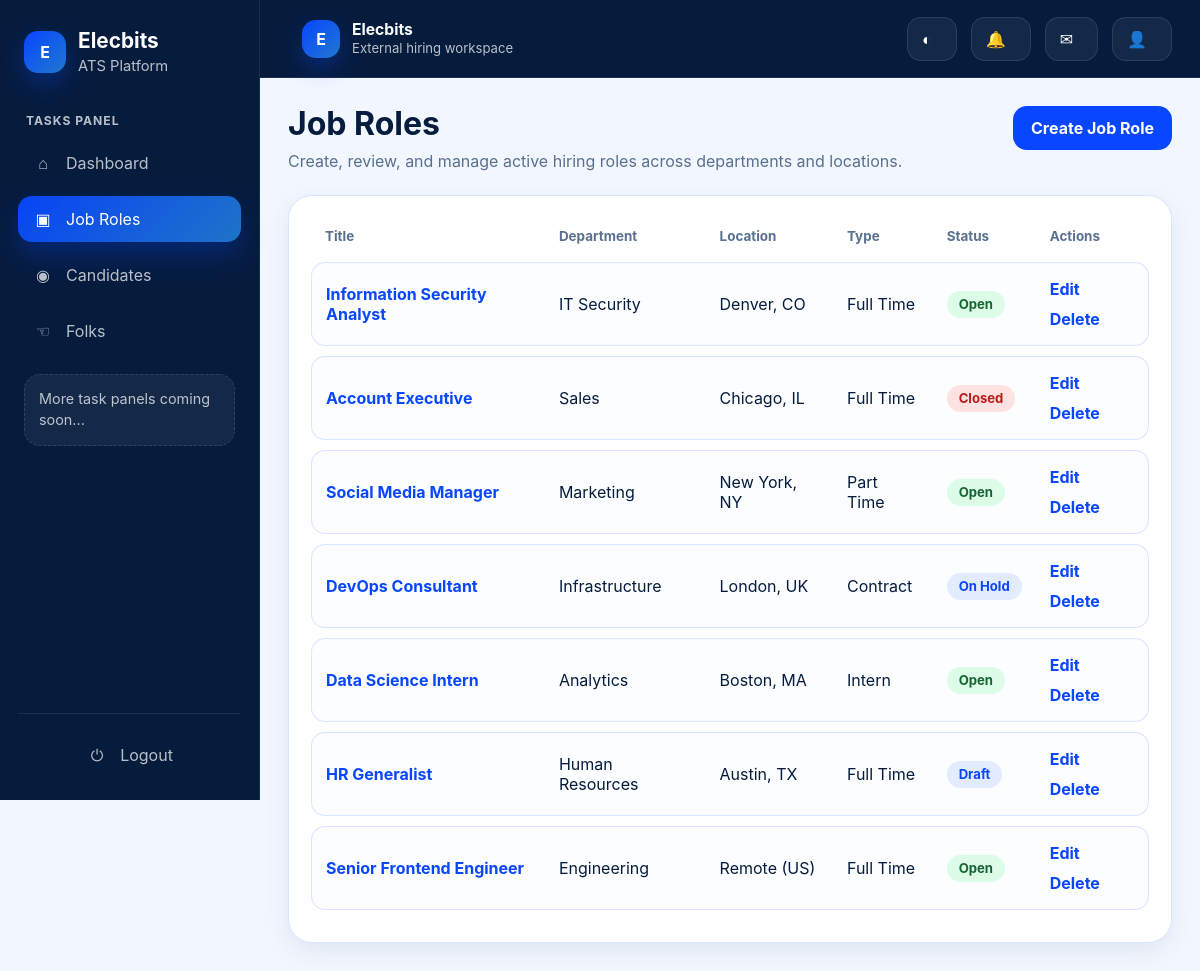
Page /jobs/ (signed in) on the committed database.
### apps/jobs/models.py (models this page shows, shortened)
class Job(TimeStampedModel, SoftDeleteModel):
    class EmploymentType(models.TextChoices):
        FULL_TIME = 'full_time', 'Full Time'
        PART_TIME = 'part_time', 'Part Time'
        INTERN = 'intern', 'Intern'
        CONTRACT = 'contract', 'Contract'
    class JobStatus(models.TextChoices):
        DRAFT = 'draft', 'Draft'
        OPEN = 'open', 'Open'
        CLOSED = 'closed', 'Closed'
        ON_HOLD = 'on_hold', 'On Hold'
    title = models.CharField(max_length=255)
    department = models.CharField(max_length=100)
    location = models.CharField(max_length=150, blank=True)
    employment_type = models.CharField(max_length=20, choices=EmploymentType.choices, default=EmploymentType.FULL_TIME)
    experience_min_years = models.PositiveIntegerField(default=0)
    experience_max_years = models.PositiveIntegerField(default=0)
    description = models.TextField()
    requirements = models.TextField(blank=True)
    status = models.CharField(max_length=20, choices=JobStatus.choices, default=JobStatus.DRAFT)
    created_by = models.ForeignKey(settings.AUTH_USER_MODEL, on_delete=models.SET_NULL, null=True, blank=True, related_name='jobs_created')
    class Meta:
        ordering = ['-created_at']

### apps/jobs/views.py (the view)
# urls.py: path('', JobListView.as_view(), name='list'),
class JobListView(LoginRequiredMixin, ListView):
    model = Job
    template_name = 'jobs/list.html'
    context_object_name = 'jobs'
    def get_queryset(self):
        return Job.objects.filter(is_active=True)

### apps/accounts/models.py (called while the page is built)
    def get_full_name(self):
        return self.full_name or self.email

### templates/jobs/list.html (shortened to what this page needs)
{% extends 'base.html' %}
{% block content %}
<section class="page-header">
  <div>
    <h1>Job Roles</h1>
    <p>Create, review, and manage active hiring roles across departments and locations.</p>
  </div>
  <div class="page-actions">
    <a href="{% url 'jobs:create' %}" class="btn btn-primary">Create Job Role</a>
  </div>
</section>
<section class="table-card">
  {% if jobs %}
  <table class="data-table">
    <thead>
      <tr><th>Title</th><th>Department</th><th>Location</th><th>Type</th><th>Status</th><th>Actions</th></tr>
    </thead>
    <tbody>
      {% for job in jobs %}
      <tr>
        <td><a href="{% url 'jobs:detail' job.pk %}" class="text-link">{{ job.title }}</a></td>
        <td>{{ job.department }}</td>
        <td>{{ job.location }}</td>
        <td>{{ job.get_employment_type_display }}</td>
        <td><span class="badge badge-{{ job.status }}">{{ job.get_status_display }}</span></td>
        <td>
          <div class="inline-actions">
            <a href="{% url 'jobs:edit' job.pk %}" class="text-link">Edit</a>
            <a href="{% url 'jobs:delete' job.pk %}" class="text-link">Delete</a>
          </div>
        </td>
      </tr>
      {% endfor %}
    </tbody>
  </table>
  {% else %}
  <div class="empty-state">No job roles found yet.</div>
  {% endif %}
</section>
{% endblock %}

### templates/base.html (style rules this page uses)
:root { --font-sans: Inter, "Segoe UI", Roboto, Arial, sans-serif; --radius-sm: 10px; --radius-md: 16px; --radius-lg: 24px; --shadow-sm: 0 8px 24px rgba(6, 28, 61, 0.08); --shadow-md: 0 18px 40px rgba(6, 28, 61, 0.12); --transition: 180ms ease; --sidebar-width: 260px; --actionbar-height: 78px; }
html[data-theme="light"] { --bg: #F2F7FF; --nav-bg: #061C3D; --nav-border: rgba(255,255,255,0.08); --nav-text: #FFFFFF; --nav-text-muted: rgba(255,255,255,0.72); --surface: #FFFFFF; --surface-alt: #F6FAFF; --surface-soft: #EEF4FF; --border: #D9E6FF; --text: #061C3D; --text-muted: #59708E; --primary: #0846FF; --primary-hover: #0637CC; --primary-soft: #E3ECFF; --success-soft: #DCFCE7; --warning-soft: #FEF3C7; --danger-soft: #FEE2E2; --info-soft: #DBEAFE; --table-row: #FBFDFF; --table-row-hover: #F2F7FF; --input-bg: #FFFFFF; }
* { box-sizing: border-box; }
html, body { margin: 0; min-height: 100%; font-family: var(--font-sans); background: var(--bg); color: var(--text); }
body { transition: background var(--transition), color var(--transition); }
a { color: inherit; text-decoration: none; }
.page-header { display: flex; align-items: flex-start; justify-content: space-between; gap: 20px; margin-bottom: 24px; flex-wrap: wrap; }
.page-header h1 { margin: 0; font-size: 2rem; line-height: 1.1; color: var(--text); }
.page-header p { margin: 10px 0 0; color: var(--text-muted); max-width: 780px; }
.page-actions { display: flex; align-items: center; gap: 12px; flex-wrap: wrap; }
.card, .table-card, .stat-card, .info-card { background: var(--surface); border: 1px solid var(--border); border-radius: var(--radius-lg); box-shadow: var(--shadow-sm); }
.card, .info-card, .table-card, .stat-card { padding: 22px; }
.data-table { width: 100%; border-collapse: separate; border-spacing: 0 10px; }
.data-table thead th { text-align: left; font-size: 0.84rem; color: var(--text-muted); font-weight: 700; padding: 0 14px 8px; }
.data-table tbody tr { background: var(--table-row); }
.data-table tbody td { padding: 16px 14px; border-top: 1px solid var(--border); border-bottom: 1px solid var(--border); vertical-align: middle; }
.data-table tbody td:first-child { border-left: 1px solid var(--border); border-top-left-radius: 14px; border-bottom-left-radius: 14px; }
.data-table tbody td:last-child { border-right: 1px solid var(--border); border-top-right-radius: 14px; border-bottom-right-radius: 14px; }
.badge { display: inline-flex; align-items: center; padding: 7px 12px; border-radius: 999px; font-size: 0.82rem; font-weight: 700; line-height: 1; white-space: nowrap; }
.badge-open { background: var(--success-soft); color: #166534; }
.badge-closed { background: var(--danger-soft); color: #B91C1C; }
.badge-draft, .badge-on_hold { background: var(--primary-soft); color: var(--primary); }
.btn { border: none; border-radius: 14px; height: 44px; padding: 0 18px; display: inline-flex; align-items: center; justify-content: center; gap: 10px; cursor: pointer; transition: transform var(--transition), background var(--transition), color var(--transition); font-weight: 700; }
.btn-primary { background: var(--primary); color: #FFFFFF; }
.inline-actions { display: flex; align-items: center; gap: 10px; flex-wrap: wrap; }
.text-link { color: var(--primary); font-weight: 700; }

### rows in the picture
Job: title "Information Security Analyst", department "IT Security", location "Denver, CO", employment_type "Full Time", status "Open"
Job: title "Account Executive", department "Sales", location "Chicago, IL", employment_type "Full Time", status "Closed"
Job: title "Social Media Manager", department "Marketing", location "New York, NY", employment_type "Part Time", status "Open"
Job: title "DevOps Consultant", department "Infrastructure", location "London, UK", employment_type "Contract", status "On Hold"
Job: title "Data Science Intern", department "Analytics", location "Boston, MA", employment_type "Intern", status "Open"
Job: title "HR Generalist", department "Human Resources", location "Austin, TX", employment_type "Full Time", status "Draft"
Job: title "Senior Frontend Engineer", department "Engineering", location "Remote (US)", employment_type "Full Time", status "Open"
